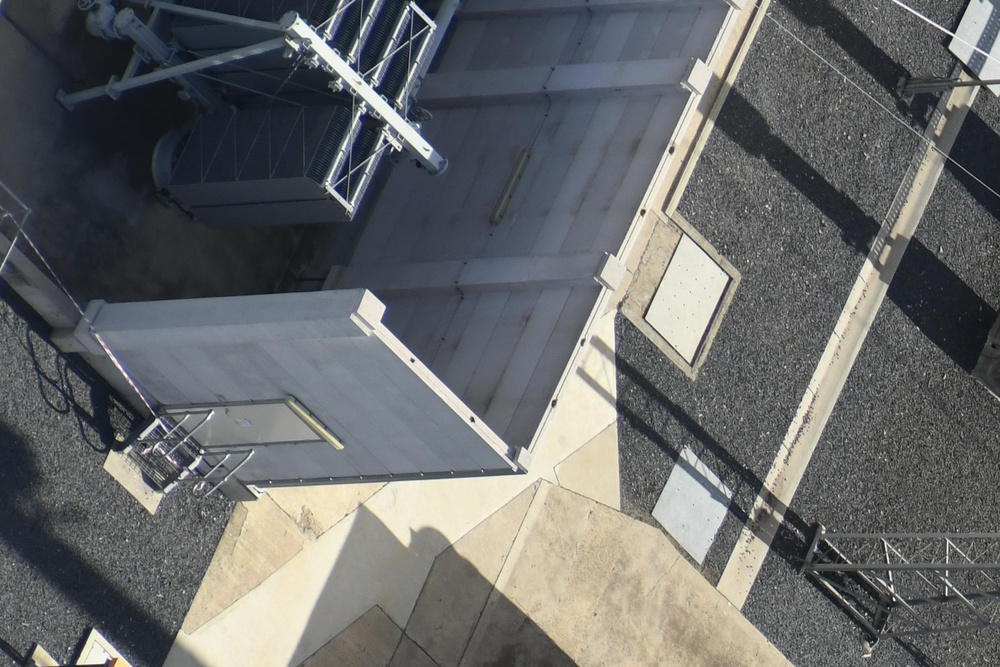
#> input picture Timage_0.jpg, 1000 x 667 px, shrunk from 2064 x 1376 before the run
$ python splitting.py Timage_0.jpg 100
#> lines starting #> are read from the running program, lines starting #| are printed output that depends on the picture
from PIL import Image
import os
import sys

def split_image(image_path, chunk_size):
    """Splits an image into small chunks and stores them in a folder"""
#> called with image_path = 'Timage_0.jpg', chunk_size = 100

    # Open the image and get its size
    with Image.open(image_path) as image:
#> image is the input picture: PIL image 1000x667 RGB; mean R, G, B 103.7, 105.2, 105.6
        width, height = image.size
#> width = 1000; height = 667

        # Determine the number of chunks to split the image into
        x_chunks = width // chunk_size
#> x_chunks = 10
        y_chunks = height // chunk_size
#> y_chunks = 6

        # Create the output folder if it does not exist
        output_folder = os.path.splitext(image_path)[0]
        if not os.path.exists(output_folder):
            os.makedirs(output_folder)

        # Split the image into chunks and save them to the output folder
        for i in range(x_chunks):
            for j in range(y_chunks):
                left = i * chunk_size
                top = j * chunk_size
                right = left + chunk_size
                bottom = top + chunk_size
                chunk = image.crop((left, top, right, bottom))
                chunk_path = os.path.join(output_folder, f"chunk_{i}_{j}.png")
                chunk.save(chunk_path)
#> this loop made 10 passes
#> pass 1, in split_image, `chunk.save(chunk_path)`:
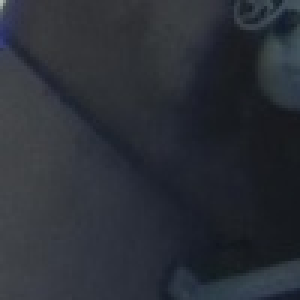
#> saved as chunk_0_0.png: PIL image 100x100 RGB (shown 3 times larger); mean R, G, B 42.9, 46.9, 54.4
#> pass 1, in split_image, `chunk.save(chunk_path)`:
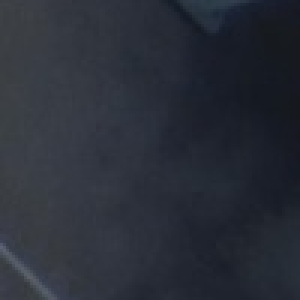
#> saved as chunk_0_1.png: PIL image 100x100 RGB (shown 3 times larger); mean R, G, B 42, 46.3, 56.1
#> pass 1, in split_image, `chunk.save(chunk_path)`:
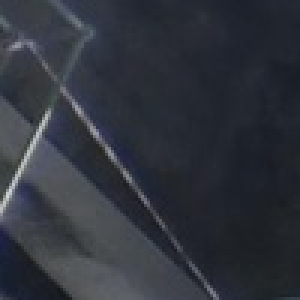
#> saved as chunk_0_2.png: PIL image 100x100 RGB (shown 3 times larger); mean R, G, B 48.1, 51.9, 60.4
#> pass 1, in split_image, `chunk.save(chunk_path)`:
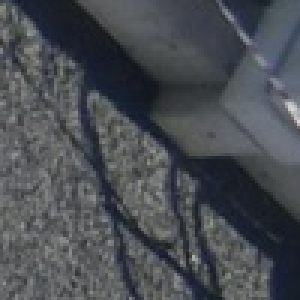
#> saved as chunk_0_3.png: PIL image 100x100 RGB (shown 3 times larger); mean R, G, B 73.6, 77.3, 82.6
#> after the loop:
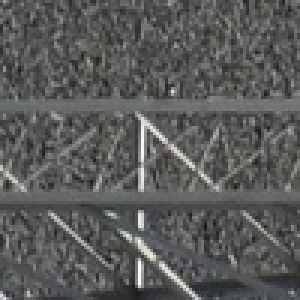
#> chunk: PIL image 100x100 RGB (shown 3 times larger); mean R, G, B 89.9, 90.5, 89

if __name__ == "__main__":
    # Get the image path and chunk size from the command line arguments
    image_path = sys.argv[1]
    chunk_size = int(sys.argv[2])

    # Split the image into small chunks and store them in a folder
    split_image(image_path, chunk_size)

$ run again, on Timage_10.jpg
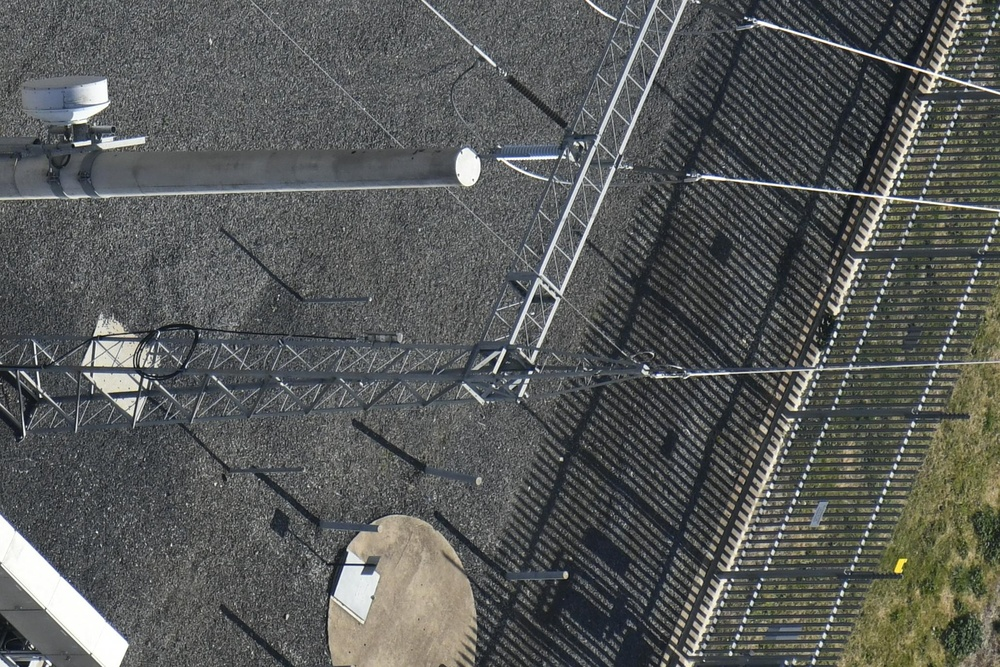
#> input picture Timage_10.jpg, 1000 x 667 px, shrunk from 2064 x 1376 before the run
#> in split_image, image is the input picture: PIL image 1000x667 RGB; mean R, G, B 87.7, 89.8, 88.1
#> the loop in split_image, `for i in range(x_chunks):` made 10 passes
#> pass 1, in split_image, `chunk.save(chunk_path)`:
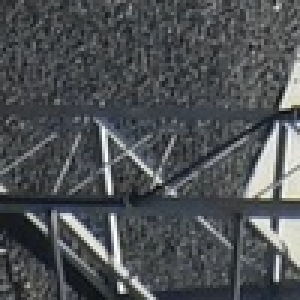
#> saved as chunk_0_3.png: PIL image 100x100 RGB (shown 3 times larger); mean R, G, B 77.8, 81.2, 84
#> after the loop in split_image, `for i in range(x_chunks):`:
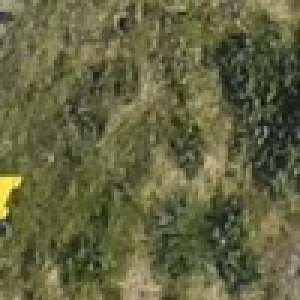
#> chunk: PIL image 100x100 RGB (shown 3 times larger); mean R, G, B 98.7, 99.9, 64.3

$ run again, on Timage_11.jpg
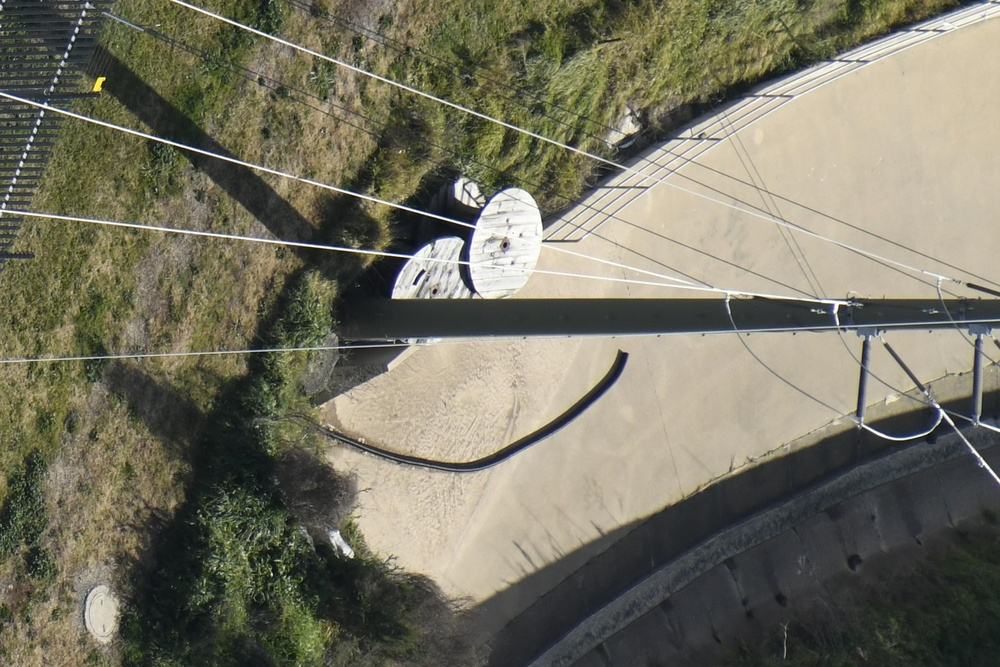
#> input picture Timage_11.jpg, 1000 x 667 px, shrunk from 2064 x 1376 before the run
#> in split_image, image is the input picture: PIL image 1000x667 RGB; mean R, G, B 117.5, 114.9, 98
#> the loop in split_image, `for i in range(x_chunks):` made 10 passes
#> pass 1, in split_image, `chunk.save(chunk_path)`:
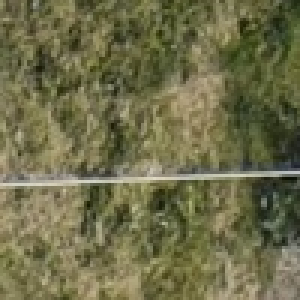
#> saved as chunk_0_3.png: PIL image 100x100 RGB (shown 3 times larger); mean R, G, B 110.5, 108.9, 73.6
#> after the loop in split_image, `for i in range(x_chunks):`:
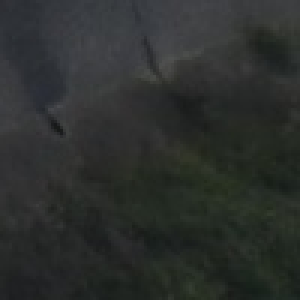
#> chunk: PIL image 100x100 RGB (shown 3 times larger); mean R, G, B 44.1, 47.1, 45.1

$ run again, on Timage_12.jpg
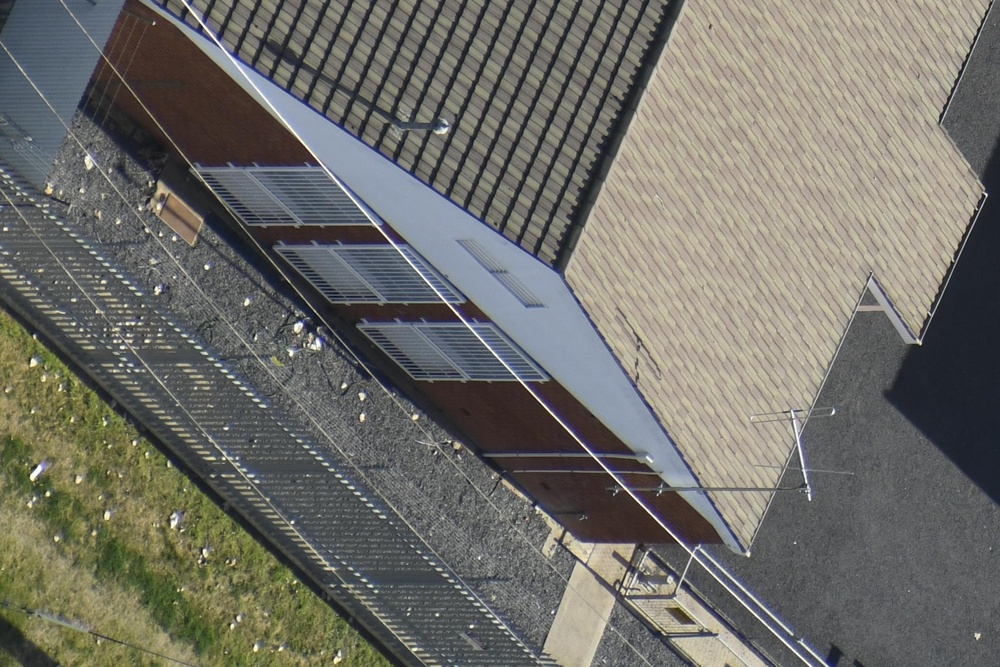
#> input picture Timage_12.jpg, 1000 x 667 px, shrunk from 2064 x 1376 before the run
#> in split_image, image is the input picture: PIL image 1000x667 RGB; mean R, G, B 111.8, 110.8, 104.3
#> the loop in split_image, `for i in range(x_chunks):` made 10 passes
#> pass 1, in split_image, `chunk.save(chunk_path)`:
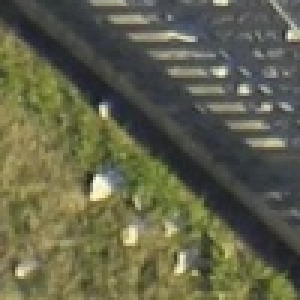
#> saved as chunk_0_3.png: PIL image 100x100 RGB (shown 3 times larger); mean R, G, B 97.2, 98, 75.1
#> after the loop in split_image, `for i in range(x_chunks):`:
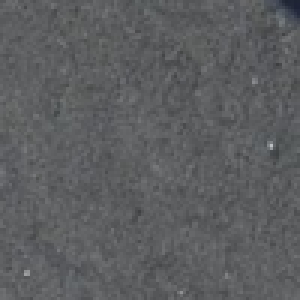
#> chunk: PIL image 100x100 RGB (shown 3 times larger); mean R, G, B 92.6, 93.8, 95.9
